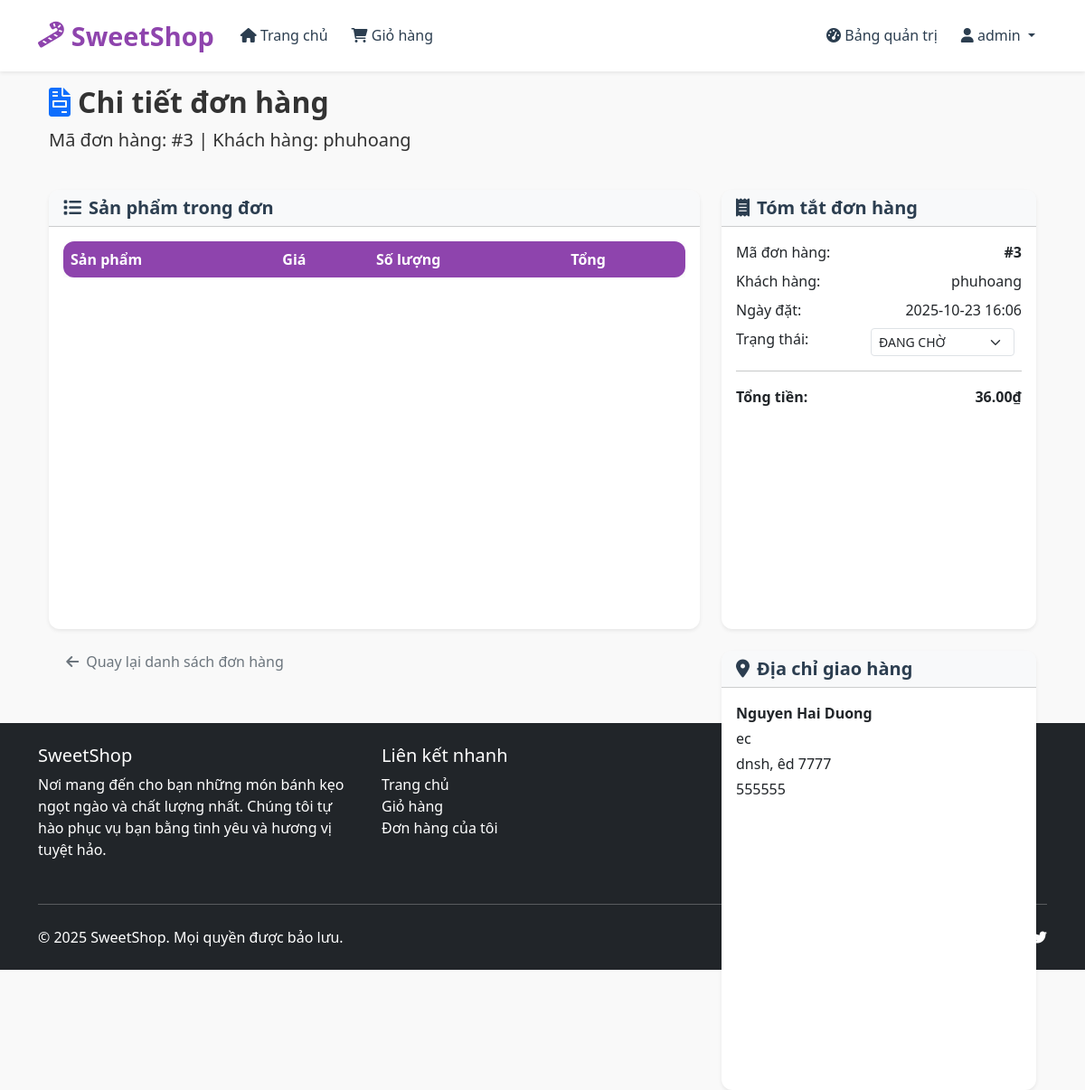
Page /orders/3 (signed in) on the committed database.
### app/models.py (models this page shows, shortened)
class User(UserMixin, db.Model):
    __tablename__ = 'users'
    id = db.Column(db.Integer, primary_key=True)
    username = db.Column(db.String(80), nullable=False, unique=True)
    password_hash = db.Column(db.String(120), nullable=False)
    role = db.Column(db.String(10), nullable=False, default='USER')  # 'USER' or 'ADMIN'
    created_at = db.Column(db.DateTime, nullable=False, default=datetime.utcnow)
    cart_items = db.relationship('Cart', backref='user', lazy=True, cascade='all, delete-orphan')
    orders = db.relationship('Order', backref='customer', lazy=True, cascade='all, delete-orphan')
    addresses = db.relationship('Address', backref='user', lazy=True, cascade='all, delete-orphan')

class Order(db.Model):
    __tablename__ = 'orders'
    id = db.Column(db.Integer, primary_key=True)
    user_id = db.Column(db.Integer, db.ForeignKey('users.id'), nullable=False)
    order_date = db.Column(db.DateTime, nullable=False, default=datetime.utcnow)
    total_amount = db.Column(db.Numeric(10, 2), nullable=False)
    status = db.Column(db.String(20), nullable=False, default='PENDING')  # PENDING, PAID, SHIPPED, DELIVERED, CANCELLED
    shipping_address_id = db.Column(db.Integer, db.ForeignKey('addresses.id'), nullable=False)
    items = db.relationship('OrderItem', backref='order', lazy=True, cascade='all, delete-orphan')
    shipping_address = db.relationship('Address', backref='orders', lazy=True)

class Address(db.Model):
    __tablename__ = 'addresses'
    id = db.Column(db.Integer, primary_key=True)
    user_id = db.Column(db.Integer, db.ForeignKey('users.id'), nullable=False)
    full_name = db.Column(db.String(100), nullable=False)
    phone = db.Column(db.String(20), nullable=False)
    street = db.Column(db.String(200), nullable=False)
    city = db.Column(db.String(100), nullable=False)
    state = db.Column(db.String(100), nullable=False)
    zip_code = db.Column(db.String(20), nullable=False)
    is_default = db.Column(db.Boolean, default=False)

### app/admin/routes.py (the view, shortened to what this page needs)
@bp.route('/orders/<int:order_id>', methods=['GET', 'POST'])
@login_required
@admin_required
def order_details(order_id):
    order = Order.query.filter_by(id=order_id).first_or_404()
    _ = order.items  # This loads the order items
    for item in order.items:
        _ = item.product  # This loads the product for each item
    _ = order.shipping_address  # This loads the shipping address
    _ = order.customer  # This loads the customer information
    return render_template('admin/order_details.html', order=order)

### app/__init__.py (called while the page is built)
def create_app(config_class=Config):
    app = Flask(__name__)
    app.config.from_object(config_class)
    db.init_app(app)
    login_manager.init_app(app)
    bcrypt.init_app(app)
    migrate = Migrate(app, db)  # Initialize Flask-Migrate
    login_manager.login_view = 'auth.login'
    login_manager.login_message = 'Đăng nhập để truy cập trang này.'
    from app.auth import bp as auth_bp
    app.register_blueprint(auth_bp)
    from app.admin import bp as admin_bp
    app.register_blueprint(admin_bp)
    from app.main import bp as main_bp
    app.register_blueprint(main_bp)
    @login_manager.user_loader
    def load_user(user_id):
        from app.models import User
        return User.query.get(int(user_id))
    return app

### app/templates/admin/order_details.html (shortened to what this page needs)
{% extends "base.html" %}
{% block content %}
<div class="container">
    <div class="row mb-4">
        <div class="col-12">
            <h2 class="fw-bold"><i class="fas fa-file-invoice text-primary me-2"></i>Chi tiết đơn hàng</h2>
            <p class="lead">Mã đơn hàng: #{{ order.id }} | Khách hàng: {{ order.customer.username }}</p>
        </div>
    </div>
    <div class="row">
        <div class="col-lg-8">
            <div class="card shadow-sm mb-4">
                <div class="card-header bg-light">
                    <h5 class="card-title mb-0"><i class="fas fa-list me-2"></i>Sản phẩm trong đơn</h5>
                </div>
                <div class="card-body">
                    <div class="table-responsive">
                        <table class="table table-borderless mb-0">
                            <thead class="table-light">
                                <tr>
                                    <th>Sản phẩm</th>
                                    <th>Giá</th>
                                    <th>Số lượng</th>
                                    <th>Tổng</th>
                                </tr>
                            </thead>
                        </table>
                    </div>
                </div>
            </div>
        </div>
        <div class="col-lg-4">
            <div class="card shadow-sm mb-4">
                <div class="card-header bg-light">
                    <h5 class="card-title mb-0"><i class="fas fa-receipt me-2"></i>Tóm tắt đơn hàng</h5>
                </div>
                <div class="card-body">
                    <div class="d-flex justify-content-between mb-2">
                        <span>Mã đơn hàng:</span>
                        <strong>#{{ order.id }}</strong>
                    </div>
                    <div class="d-flex justify-content-between mb-2">
                        <span>Khách hàng:</span>
                        <span>{{ order.customer.username }}</span>
                    </div>
                    <div class="d-flex justify-content-between mb-2">
                        <span>Ngày đặt:</span>
                        <span>{{ order.order_date.strftime('%Y-%m-%d %H:%M') }}</span>
                    </div>
                    <div class="d-flex justify-content-between mb-2">
                        <span>Trạng thái:</span>
                        <form method="POST" class="d-inline">
                            <select name="status" class="form-select form-select-sm d-inline w-auto me-2" onchange="this.form.submit()">
                                <option value="PENDING" {% if order.status == 'PENDING' %}selected{% endif %}>ĐANG CHỜ</option>
                            </select>
                        </form>
                    </div>
                    <hr>
                    <div class="d-flex justify-content-between mb-0">
                        <strong>Tổng tiền:</strong>
                        <strong>{{ "%.2f"|format(order.total_amount) }}₫</strong>
                    </div>
                </div>
            </div>
            <div class="card shadow-sm">
                <div class="card-header bg-light">
                    <h5 class="card-title mb-0"><i class="fas fa-map-marker-alt me-2"></i>Địa chỉ giao hàng</h5>
                </div>
                <div class="card-body">
                    <p class="mb-1"><strong>{{ order.shipping_address.full_name }}</strong></p>
                    <p class="mb-1">{{ order.shipping_address.street }}</p>
                    <p class="mb-1">{{ order.shipping_address.city }}, {{ order.shipping_address.state }} {{ order.shipping_address.zip_code }}</p>
                    <p class="mb-0">{{ order.shipping_address.phone }}</p>
                </div>
            </div>
        </div>
    </div>
    <div class="row mt-3">
        <div class="col-12">
            <a href="{{ url_for('admin.orders') }}" class="btn btn-outline-secondary">
                <i class="fas fa-arrow-left me-2"></i>Quay lại danh sách đơn hàng
            </a>
        </div>
    </div>
</div>
{% endblock %}

### app/templates/base.html (shortened to what this page needs)
<!DOCTYPE html>
<html lang="vi">
<head>
    <link href="https://cdn.jsdelivr.net/npm/bootstrap@5.3.0/dist/css/bootstrap.min.css" rel="stylesheet">
    <link rel="stylesheet" href="https://cdnjs.cloudflare.com/ajax/libs/font-awesome/6.0.0/css/all.min.css">
    <link rel="stylesheet" href="{{ url_for('static', filename='css/style.css') }}">
</head>
<body>
    <nav class="navbar navbar-expand-lg navbar-light bg-white fixed-top shadow-sm">
        <div class="container">
            <a class="navbar-brand" href="{{ url_for('main.home') }}">
                <i class="fas fa-candy-cane"></i> SweetShop
            </a>
            <div class="collapse navbar-collapse" id="navbarNav">
                <ul class="navbar-nav me-auto">
                    <li class="nav-item">
                        <a class="nav-link" href="{{ url_for('main.home') }}"><i class="fas fa-home"></i> Trang chủ</a>
                    </li>
                    {% if current_user.is_authenticated %}
                    <li class="nav-item">
                        <a class="nav-link" href="{{ url_for('main.view_cart') }}">
                            <i class="fas fa-shopping-cart"></i> Giỏ hàng
                            {% set cart_count = current_user.cart_items|length %}
                        </a>
                    </li>
                    {% endif %}
                </ul>
                <ul class="navbar-nav">
                    {% if current_user.is_authenticated %}
                        {% if current_user.role == 'ADMIN' %}
                            <li class="nav-item">
                                <a class="nav-link" href="{{ url_for('admin.dashboard') }}">
                                    <i class="fas fa-tachometer-alt"></i> Bảng quản trị
                                </a>
                            </li>
                        {% endif %}
                        <li class="nav-item dropdown">
                            <a class="nav-link dropdown-toggle" href="#" id="navbarDropdown" role="button" data-bs-toggle="dropdown">
                                <i class="fas fa-user"></i> {{ current_user.username }}
                            </a>
                        </li>
                    {% endif %}
                </ul>
            </div>
        </div>
    </nav>
    <div class="container mt-4">
        {% block content %}{% endblock %}
    </div>
    <footer class="footer mt-5 bg-dark text-white py-4">
        <div class="container">
            <div class="row">
                <div class="col-md-4 mb-4 mb-md-0">
                    <h5>SweetShop</h5>
                    <p>Nơi mang đến cho bạn những món bánh kẹo ngọt ngào và chất lượng nhất. Chúng tôi tự hào phục vụ bạn bằng tình yêu và hương vị tuyệt hảo.</p>
                </div>
                <div class="col-md-4 mb-4 mb-md-0">
                    <h5>Liên kết nhanh</h5>
                    <ul class="list-unstyled">
                        <li><a href="{{ url_for('main.home') }}" class="text-white text-decoration-none">Trang chủ</a></li>
                        <li><a href="{{ url_for('main.view_cart') }}" class="text-white text-decoration-none">Giỏ hàng</a></li>
                        <li><a href="{{ url_for('main.my_orders') }}" class="text-white text-decoration-none">Đơn hàng của tôi</a></li>
                    </ul>
                </div>
                <div class="col-md-4">
                    <h5>Liên hệ</h5>
                    <p> 120 Ngõ Yên Lãng, Đống Đa, Hà Nội</p>
                    <p> (0123) 456-789</p>
                    <p> kieudat@gmailshop.com</p>
                </div>
            </div>
            <hr class="my-4">
            <div class="d-flex justify-content-between align-items-center">
                <p class="mb-0">&copy; 2025 SweetShop. Mọi quyền được bảo lưu.</p>
                <div>
                    <a href="#" class="text-white me-3"></a>
                    <a href="#" class="text-white me-3"></a>
                    <a href="#" class="text-white"><i class="fab fa-twitter"></i></a>
                </div>
            </div>
        </div>
    </footer>
</body>
</html>

### app/static/css/style.css (style rules this page uses)
:root { --primary-color: #8e44ad; --secondary-color: #3498db; --accent-color: #e74c3c; --light-color: #f8f9fa; --dark-color: #2c3e50; --success-color: #2ecc71; --text-color: #333; --border-color: #e0e0e0; }
body { background-color: #f9f9f9; font-family: 'Segoe UI', Tahoma, Geneva, Verdana, sans-serif; color: var(--text-color); padding-top: 70px; }
.navbar { box-shadow: 0 2px 10px rgba(0, 0, 0, 0.1); background-color: white !important; padding: 0.8rem 0; }
.navbar-brand { font-weight: 700; font-size: 1.8rem; color: var(--primary-color) !important; display: flex; align-items: center; }
.navbar-brand i { margin-right: 8px; }
.navbar-nav .nav-link { font-weight: 500; margin: 0 5px; transition: all 0.3s ease; color: var(--dark-color) !important; }
.card { border: none; border-radius: 12px; overflow: hidden; transition: all 0.3s ease; box-shadow: 0 4px 15px rgba(0, 0, 0, 0.08); margin-bottom: 1.5rem; height: 100%; }
.card-title { font-weight: 600; color: var(--dark-color); margin-bottom: 0.5rem; }
.btn { border-radius: 8px; padding: 0.5rem 1.2rem; font-weight: 500; transition: all 0.3s ease; border: none; }
.table { background: white; border-radius: 12px; overflow: hidden; box-shadow: 0 4px 15px rgba(0, 0, 0, 0.05); }
.table th { background-color: var(--primary-color); color: white; font-weight: 600; border: none; }
.footer { background: var(--dark-color); color: white; padding: 3rem 0 1.5rem; margin-top: 4rem; }
.footer a { color: #bbb; transition: color 0.3s ease; }

### rows in the picture
User: username "admin"
Order: id "3", order_date "2025-10-23 16:06", status "ĐANG CHỜ", total_amount "36.00"
User: customer.username "phuhoang"
Address: shipping_address.full_name "Nguyen Hai Duong", shipping_address.street "ec", shipping_address.city "dnsh", shipping_address.state "êd", shipping_address.zip_code "7777", shipping_address.phone "555555"
